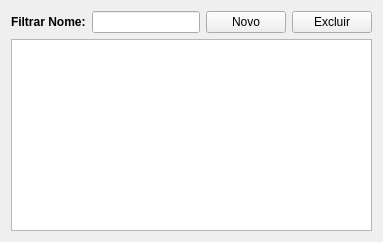
             <widget class="QWidget" name="tab">
              <property name="sizePolicy">
               <sizepolicy hsizetype="Expanding" vsizetype="Expanding">
                <horstretch>0</horstretch>
                <verstretch>0</verstretch>
               </sizepolicy>
              </property>
              <property name="maximumSize">
               <size>
                <width>9999999</width>
                <height>9999999</height>
               </size>
              </property>
              <property name="layoutDirection">
               <enum>Qt::LeftToRight</enum>
              </property>
              <property name="autoFillBackground">
               <bool>true</bool>
              </property>
              <attribute name="title">
               <string>Usuários</string>
              </attribute>
              <layout class="QGridLayout" name="gridLayout_6">
               <item row="0" column="0">
                <widget class="QLabel" name="label_11">
                 <property name="font">
                  <font>
                   <weight>75</weight>
                   <bold>true</bold>
                  </font>
                 </property>
                 <property name="text">
                  <string>Filtrar Nome:</string>
                 </property>
                </widget>
               </item>
               <item row="0" column="1">
                <widget class="QLineEdit" name="filtra_nome"/>
               </item>
               <item row="0" column="2">
                <widget class="QPushButton" name="but_novouser">
                 <property name="text">
                  <string>Novo</string>
                 </property>
                </widget>
               </item>
               <item row="0" column="3">
                <widget class="QPushButton" name="but_excluser">
                 <property name="text">
                  <string>Excluir</string>
                 </property>
                </widget>
               </item>
               <item row="1" column="0" colspan="4">
                <widget class="QTableWidget" name="table_user">
                 <property name="sizePolicy">
                  <sizepolicy hsizetype="Expanding" vsizetype="Expanding">
                   <horstretch>0</horstretch>
                   <verstretch>0</verstretch>
                  </sizepolicy>
                 </property>
                 <property name="editTriggers">
                  <set>QAbstractItemView::NoEditTriggers</set>
                 </property>
                 <property name="selectionMode">
                  <enum>QAbstractItemView::MultiSelection</enum>
                 </property>
                 <property name="selectionBehavior">
                  <enum>QAbstractItemView::SelectRows</enum>
                 </property>
                 <attribute name="horizontalHeaderStretchLastSection">
                  <bool>true</bool>
                 </attribute>
                 <attribute name="verticalHeaderVisible">
                  <bool>false</bool>
                 </attribute>
                </widget>
               </item>
              </layout>
             </widget>
